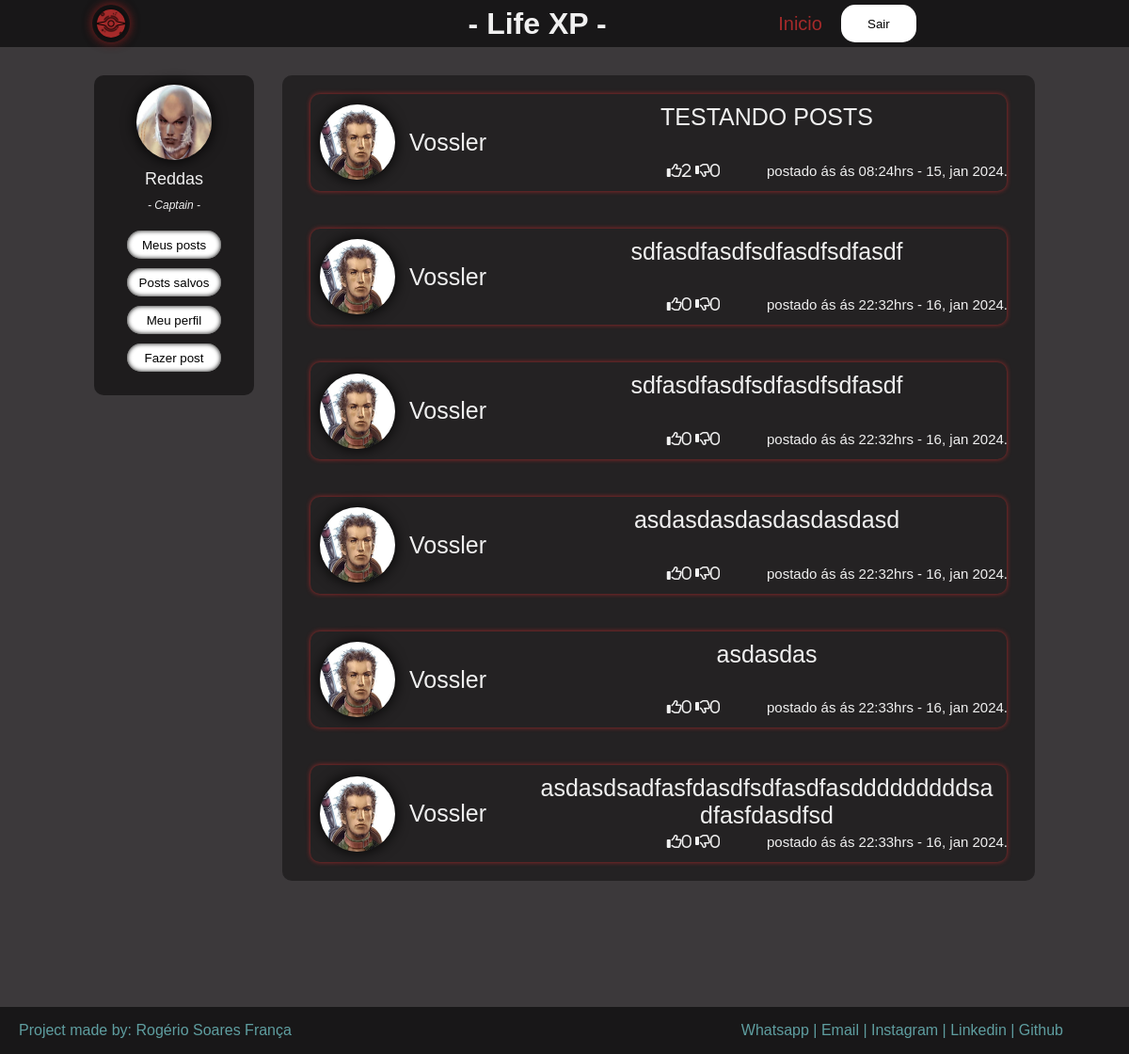
/homepage (signed in), run on the app's committed database.
### tables this page shows
CREATE TABLE user (
	id INTEGER PRIMARY KEY AUTOINCREMENT UNIQUE, 
	name VARCHAR(30) NOT NULL, 
	nickname VARCHAR(15), 
	email VARCHAR(100) NOT NULL UNIQUE, 
	password VARCHAR(100) NOT NULL,
	identifier varchar(12) NOT NULL
, created_at DATETIME CURRENT_TIMESTAMP, image VARCHAR(15) default 'unknow');

CREATE TABLE post (
	id INTEGER PRIMARY KEY AUTOINCREMENT UNIQUE, 
	user_id INTEGER NOT NULL, 
	titulo VARCHAR(100)NOT NULL, 
	texto TEXT NOT NULL, 
	created_at VARCHAR(100) NOT NULL,
	identifier varchar(12) NOT NULL, was_edited varchar(5),
	FOREIGN KEY (user_id) REFERENCES user(id) ON DELETE CASCADE
);

### main.py (the view)
@app.route('/homepage')
@login_required
def homepage():
    posts_list = []
    posts = db_execute('SELECT * FROM post', 'GET').fetchall()
    for post in posts:
        new_post = Post(
                id=post[0],
                user_id=post[1],
                titulo=post[2],
                texto=post[3],
                created_at=post[4],
                identifier=post[5],
                was_edited=post[6],
                current_user_id=current_user.id,
                get_lod='GET'
            )
        posts_list.append(new_post)
    current_user_identifier = db_execute(f"SELECT identifier FROM user WHERE id = {current_user.id};", 'GET').fetchone()[0]
    return render_template('listofposts.html', showname=showname, all_posts=posts_list, current_user_identifier=current_user_identifier)

### main.py (called while the page is built)
@login_manager.user_loader
def load_user(user_id):
    return User(db_execute(f'SELECT * FROM user WHERE id = {user_id};', 'GET').fetchone())

### project_utils.py (called while the page is built)
def showname(name):
    n = name.split(' ')
    name_alt = n[0]
    for subnames in n:
        if not subnames == n[0]:
            name_alt = name_alt + f' {subnames[0]}.'
    return name_alt

def db_execute(comando: str, get: str = None):
    with sqlite3.connect('instance/lifexp_DB.db') as db:
        if get == 'GET':
            data = db.execute(comando)
            return data
        db.execute('PRAGMA foreign_keys = ON;')
        db.execute(comando)
        db.commit()

### templates/listofposts.html
{% extends 'homepage.html' %}
{% block posts %}
{% if all_posts == [] %}
    <H1>Você não tem nenhum post salvo ainda</H1>
{% else %}
    {% for post in all_posts %}
        <div class="show-posts-list" style="color: var(--text-current-theme)">
            <div class="list-posts-profile-user">
                    <img class="post-profile-img" src="static/images/{{ post.user.image }}.jpg" value="{{ post.user.identifier }}" class="go-to-profile">
                    <p style="font-size: 25px;">{{ showname(post.user.name) }}</p>
            </div>
            <div class="list-posts-title-user">
                <div>
                <a id="title-text-color" href="{{ url_for('post', identifier=post.identifier) }}">{{ post.titulo }}</a>
            </div>
                <div>
                    <div>
                    <i class="fa-regular fa-thumbs-up">{{ post.likes.length }}</i>
                    <i class="fa-regular fa-thumbs-down">{{ post.dislikes.length }}</i>
                </div>
                    <p>postado ás {{ post.created_at  }}</p>
                </div>
            </div>
        </div>
    {% endfor %}
{% endif %}
 {% endblock posts %}

### templates/homepage.html
{% extends 'madethings/base.html' %}
{% block content %}
<div class="home">
    <div id="user-content-info">
        <div id="user-profile-content">
            <div id="user-profile-img">
                <img id="profile-img" src="static/images/{{ current_user.image }}.jpg">
            </div>
            <div id="user-profile-name">
                <p style="color: var(--text-current-theme)" class="user-name"> {{ current_user.name }}</p>
                <p style="color: var(--text-current-theme)" class="user-codename"> - {{ current_user.nickname }} -</p>
            </div>
        </div>
        <div class="user-home-options">
            <a href="{{ url_for('myposts') }}"><button class="btn-my-post" type="button">Meus posts</button></a>
            <a href="{{ url_for('saved_post') }}"><button class="btn-my-post" type="button">Posts salvos</button></a>
            <a href="{{ url_for('profile', identifier=current_user.identifier) }}"><button class="btn-my-post" type="button">Meu perfil</button></a>
            <a href="{{ url_for('makepost') }}"><button class="btn-my-post" type="button">Fazer post</button></a>
        </div>
    </div>
    <div class="users-contents-posts">
    {% block posts %}
    {% endblock posts %}
    </div>
</div>
{% endblock content %}

### static/css/style.css (style rules this page uses)
* { padding: 0; margin: 0; border: 0; }
p { word-wrap: break-word; }
html { box-sizing: border-box; font-family: sans-serif; }
body { position: absolute; height: 100vh; width: 100vw; }
body { --dark-bg-color-1: rgb(60, 57, 59); --dark-bg-color-2: darkgray; --dark-bg-color-mix: linear-gradient(360deg, rgb(60, 57, 59), darkgray, rgb(60, 57, 59)); --dark-text-color: brown; --icon-color: brown; --background-op: rgba(0, 0, 0, 0.3); --text-current-theme: rgb(240, 240, 240); transition: all 300ms linear; background-color: var(--dark-bg-color-1); overflow-x: hidden; }
.home { width: 100%; position: relative; height: 100%; display: flex; flex-direction: row; gap: 30px; justify-content: center; }
#user-content-info { position: relative; width: 150px; height: 320px; display: flex; flex-direction: column; border-radius: 10px; padding: 10px; background-color: rgba(0, 0, 0, 0.5); }
#user-profile-content { position: relative; display: flex; flex-direction: column; align-items: center; gap: 10px; }
#user-profile-name { width: 100%; height: auto; display: flex; flex-direction: column; text-align: center; gap: 10px; }
#user-profile-name .user-name { font-size: 18px; }
.user-codename { font-style: italic; font-size: 12px; }
.user-home-options { width: 100%; height: auto; display: flex; flex-direction: column; gap: 10px; align-items: center; padding-top: 20px; }
.user-home-options button { width: 100px; height: 30px; border-radius: 15px; background-color: white; color: black; box-shadow: inset 0 0 5px black; cursor: pointer; }
#profile-img { width: 100%; height: 100%; border-radius: 50%; box-shadow: 0 0 15px black; }
.users-contents-posts { width: 800px; height: 85%; padding: 20px 0px; position: relative; background-color: rgba(0, 0, 0, 0.4); border-radius: 10px; overflow-x: hidden; text-align: center; display: flex; flex-direction: column; align-items: center; row-gap: 40px; overflow-y: auto; }
.show-posts-list { width: 90%; height: 100px; padding: 10px; position: relative; box-shadow: 0 0 5px 0 var(--dark-text-color); display: flex; gap: 20px; flex-direction: row; border-radius: 10px; }
.list-posts-profile-user { width: 30%; height: 100%; position: relative; display: flex; flex-direction: row; gap: 15px; justify-content:start; align-items: center; }
#title-text-color { color: var(--text-current-theme); }
.post-profile-img { width: 80px; height: 80px; border-radius: 50px; }
.list-posts-title-user { width: 70%; height: 100%; position: relative; display: flex; flex-direction: column; align-items: center; }
.list-posts-title-user div:first-child { width: 100%; height: auto; word-wrap: break-word; }
.list-posts-title-user div:last-child { position: absolute; bottom: 0; display: flex; flex-direction: row; width: auto; height: 20px; }
.list-posts-title-user a { font-size: 25px; text-decoration: none; color: black; word-break: break-all; }
.list-posts-title-user p { font-size: 15px; white-space: nowrap; max-width: 50%; }
#user-profile-img { width: 80px; height: 80px; border-radius: 50px; }
img { box-shadow: 0 0 15px black; }

### data on the page
user: image (picture), name "Reddas", nickname "Captain"
post: user.image (picture), titulo "TESTANDO POSTS", likes.length "2", dislikes.length "0", created_at "ás 08:24hrs - 15, jan 2024."
user: name "Vossler"
post: user.image (picture), titulo "sdfasdfasdfsdfasdfsdfasdf", likes.length "0", dislikes.length "0", created_at "ás 22:32hrs - 16, jan 2024."
post: user.image (picture), titulo "sdfasdfasdfsdfasdfsdfasdf", likes.length "0", dislikes.length "0", created_at "ás 22:32hrs - 16, jan 2024."
post: user.image (picture), titulo "asdasdasdasdasdasdasd", likes.length "0", dislikes.length "0", created_at "ás 22:32hrs - 16, jan 2024."
post: user.image (picture), titulo "asdasdas", likes.length "0", dislikes.length "0", created_at "ás 22:33hrs - 16, jan 2024."
post: user.image (picture), titulo "asdasdsadfasfdasdfsdfasdfasdddddddddsadfasfdasdfsd", likes.length "0", dislikes.length "0", created_at "ás 22:33hrs - 16, jan 2024."
